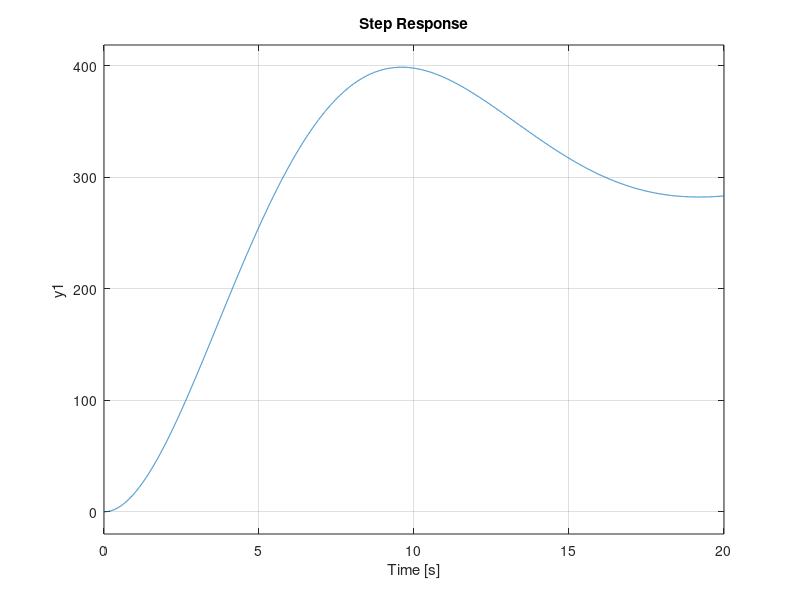

The MATLAB script that drew this image:
g=9.81;
l=12e-3;
kt=0.4*g*l;
L=76.4422e-3;
R=11;
Jm=0.01;
M=0.02;
J=Jm+M*l*l;
b=0.5;
theta_0=pi/4;
P=M*g*l*cos(theta_0);
n=120;

Gs=tf([kt*n/L],[J J*R/L+b b-P P*R/L])
step(Gs)